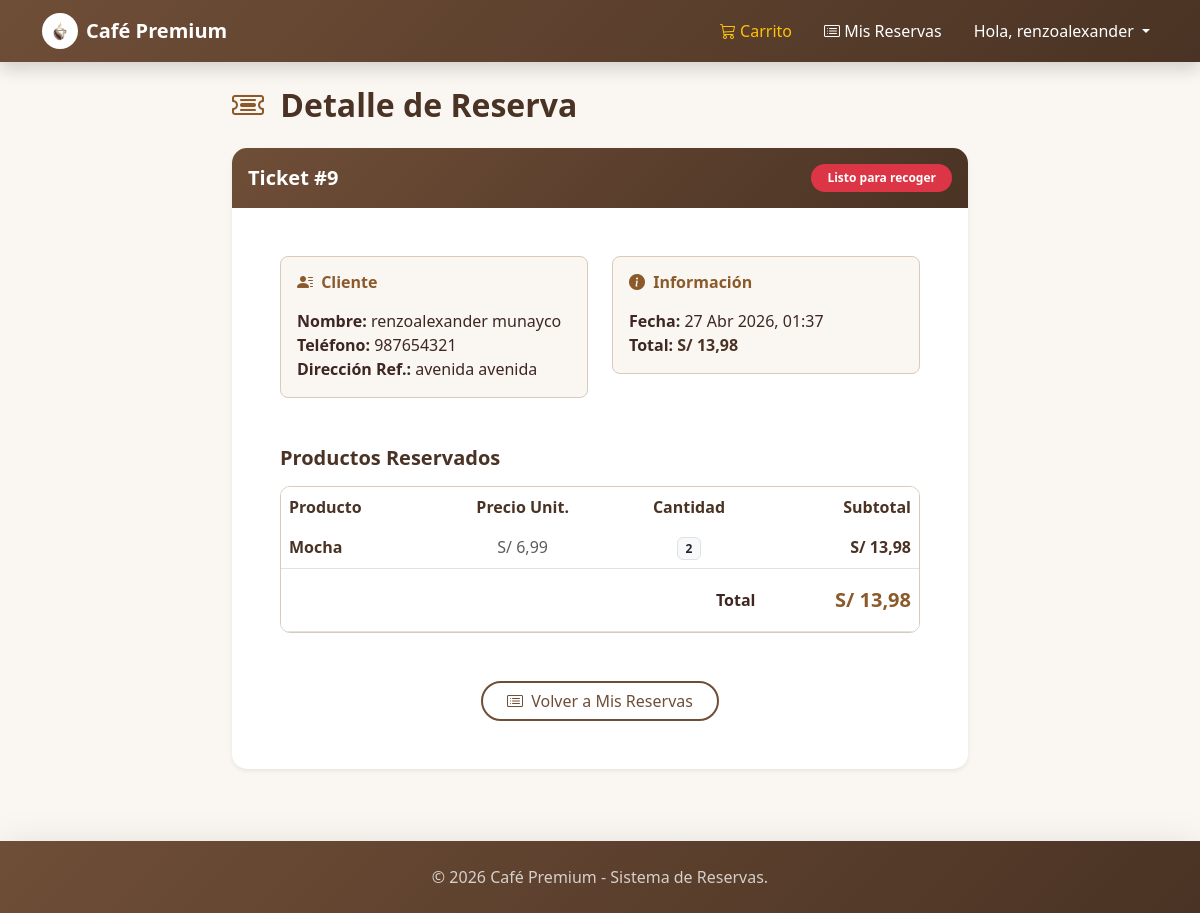
Page /orders/9/ (signed in) on the committed database.
### orders/models.py (models this page shows, shortened)
class Order(models.Model):
    STATUS_CHOICES = (
        ('Pendiente', 'Pendiente'),
        ('Listo', 'Listo para recoger'),
        ('Entregado', 'Entregado'),
        ('Cancelado', 'Cancelado'),
    )
    first_name = models.CharField(max_length=100)
    last_name = models.CharField(max_length=100)
    email = models.EmailField()
    phone = models.CharField(max_length=20, blank=True)
    reference_address = models.CharField(max_length=250, blank=True)
    created = models.DateTimeField(auto_now_add=True)
    status = models.CharField(max_length=20, choices=STATUS_CHOICES, default='Pendiente')
    user = models.ForeignKey(settings.AUTH_USER_MODEL, on_delete=models.SET_NULL, null=True, blank=True)
    class Meta:
        ordering = ['-created']
        indexes = [
            models.Index(fields=['-created'])
        ]
    def get_total_cost(self):
        return sum(item.get_cost() for item in self.items.all())

class OrderItem(models.Model):
    order = models.ForeignKey(Order, related_name='items', on_delete=models.CASCADE)
    product = models.ForeignKey(Product, related_name='order_items', on_delete=models.CASCADE)
    price = models.DecimalField(max_digits=5,
                                decimal_places=2)
    quantity = models.PositiveIntegerField(default=1)
    def get_cost(self):
        return self.price * self.quantity

### mitienda/models.py (models this page shows, shortened)
class Product(models.Model):
    category = models.ForeignKey(Category,
                                 related_name='products',
                                 on_delete=models.CASCADE)
    name = models.CharField(max_length=200)
    slug = models.SlugField(max_length=200)
    image = models.ImageField(upload_to='',
                              blank=True)
    description = models.TextField(blank=True)
    price = models.DecimalField(max_digits=5,
                                decimal_places=2)
    stock = models.PositiveIntegerField(default=0)
    available = models.BooleanField(default=True)
    created = models.DateTimeField(auto_now=True)
    updated = models.DateTimeField(auto_now_add=True)
    class Meta:
        ordering = ['name']

### orders/views.py (the view)
# urls.py: path('<int:order_id>/', views.order_detail, name='order_detail'),
@login_required
def order_detail(request, order_id):
    order = get_object_or_404(Order, id=order_id, user=request.user)
    return render(request, 'orders/detail.html', {'order': order})

### orders/templates/orders/detail.html (shortened to what this page needs)
{% extends "base.html" %}
{% block content %}
<div class="row justify-content-center mt-4 mb-5">
    <div class="col-md-8">
        <h2 class="fw-bold mb-4" style="color: var(--coffee-dark);"><i class="bi bi-ticket-detailed me-2" style="color: var(--caramel);"></i> Detalle de Reserva</h2>
        <div class="card border-0 shadow-sm mb-4" style="border-radius: 15px; overflow: hidden;">
            <div class="card-header border-0 text-white py-3 d-flex justify-content-between align-items-center" style="background: linear-gradient(135deg, var(--coffee-light) 0%, var(--coffee-dark) 100%);">
                <h5 class="mb-0 fw-bold">Ticket #{{ order.id }}</h5>
                <span class="badge rounded-pill px-3 py-2" style="{% if order.status == 'pendiente' %}background-color: var(--caramel); color: white;{% elif order.status == 'listo' %}background-color: #198754; color: white;{% elif order.status == 'entregado' %}background-color: #0dcaf0; color: #000;{% else %}background-color: #dc3545; color: white;{% endif %}">
                    {{ order.get_status_display }}
                </span>
            </div>
            <div class="card-body p-4 p-md-5">
                <div class="row mb-5">
                    <div class="col-sm-6 mb-4 mb-sm-0">
                        <div class="p-3 rounded-3" style="background-color: var(--cream-bg); border: 1px solid var(--border-color);">
                            <h6 class="mb-3 fw-bold" style="color: var(--caramel);"><i class="bi bi-person-lines-fill me-1"></i> Cliente</h6>
                            <div style="color: var(--text-dark);"><strong>Nombre:</strong> {{ order.first_name }} {{ order.last_name }}</div>
                            <div style="color: var(--text-dark);"><strong>Teléfono:</strong> {{ order.phone }}</div>
                            <div style="color: var(--text-dark);"><strong>Dirección Ref.:</strong> {{ order.reference_address|default:"-" }}</div>
                        </div>
                    </div>
                    <div class="col-sm-6">
                        <div class="p-3 rounded-3" style="background-color: var(--cream-bg); border: 1px solid var(--border-color);">
                            <h6 class="mb-3 fw-bold" style="color: var(--caramel);"><i class="bi bi-info-circle-fill me-1"></i> Información</h6>
                            <div style="color: var(--text-dark);"><strong>Fecha:</strong> {{ order.created|date:"d M Y, H:i" }}</div>
                            <div style="color: var(--text-dark);"><strong>Total:</strong> <span class="fw-bold" style="color: var(--coffee-dark);">S/ {{ order.get_total_cost|floatformat:2 }}</span></div>
                        </div>
                    </div>
                </div>
                <h5 class="fw-bold mb-3" style="color: var(--coffee-dark);">Productos Reservados</h5>
                <div class="table-responsive" style="border-radius: 10px; border: 1px solid var(--border-color); overflow: hidden;">
                    <table class="table table-hover mb-0 align-middle">
                        <thead style="background-color: var(--cream-bg);">
                            <tr>
                                <th class="border-0" style="color: var(--coffee-dark);">Producto</th>
                                <th class="border-0 text-center" style="color: var(--coffee-dark);">Precio Unit.</th>
                                <th class="border-0 text-center" style="color: var(--coffee-dark);">Cantidad</th>
                                <th class="border-0 text-end" style="color: var(--coffee-dark);">Subtotal</th>
                            </tr>
                        </thead>
                        <tbody>
                            {% for item in order.items.all %}
                            <tr>
                                <td class="fw-bold" style="color: var(--coffee-dark);">{{ item.product.name }}</td>
                                <td class="text-center text-muted">S/ {{ item.price|floatformat:2 }}</td>
                                <td class="text-center"><span class="badge bg-light text-dark border">{{ item.quantity }}</span></td>
                                <td class="text-end fw-bold" style="color: var(--coffee-dark);">S/ {{ item.get_cost|floatformat:2 }}</td>
                            </tr>
                            {% endfor %}
                        </tbody>
                        <tfoot style="background-color: var(--cream-bg);">
                            <tr class="fw-bold">
                                <td colspan="3" class="text-end pt-3 pb-3" style="color: var(--text-dark);">Total</td>
                                <td class="text-end pt-3 pb-3" style="color: var(--caramel); font-size: 1.25rem;">S/ {{ order.get_total_cost|floatformat:2 }}</td>
                            </tr>
                        </tfoot>
                    </table>
                </div>
                <div class="mt-5 text-center">
                    <a href="{% url 'history' %}" class="btn btn-secondary rounded-pill px-4">
                        <i class="bi bi-card-list me-1"></i> Volver a Mis Reservas
                    </a>
                </div>
            </div>
        </div>
    </div>
</div>
{% endblock %}

### templates/base.html (shortened to what this page needs)
{% load static %}
<!DOCTYPE html>
<html lang="es">
<head>
    <link href="https://cdn.jsdelivr.net/npm/bootstrap@5.3.3/dist/css/bootstrap.min.css" rel="stylesheet">
    <link rel="stylesheet" href="https://cdn.jsdelivr.net/npm/bootstrap-icons@1.11.3/font/bootstrap-icons.min.css">
</head>
<body>
    <nav class="navbar navbar-expand-lg navbar-dark navbar-custom sticky-top shadow">
        <div class="container">
            <a class="navbar-brand fw-bold d-flex align-items-center" href="{% url 'tienda:product_list' %}">
                <img src="/media/logo.png" alt="Logo" width="36" height="36" class="me-2 rounded-circle bg-white p-1">
                Café Premium
            </a>
            <div class="collapse navbar-collapse" id="navbarNav">
                <ul class="navbar-nav ms-auto align-items-center">
                    <li class="nav-item me-3">
                        <a class="nav-link text-warning" href="{% url 'cart:cart_detail' %}">
                            <i class="bi bi-cart3"></i> Carrito
                        </a>
                    </li>
                    {% if request.user.is_authenticated %}
                    <li class="nav-item me-3">
                        <a class="nav-link text-white" href="{% url 'history' %}">
                            <i class="bi bi-card-list"></i> Mis Reservas
                        </a>
                    </li>
                    <li class="nav-item dropdown">
                        <a class="nav-link dropdown-toggle text-white" href="#" id="navbarDropdown" role="button" data-bs-toggle="dropdown" aria-expanded="false">
                            Hola, {{ request.user.first_name|default:request.user.username }}
                        </a>
                    </li>
                    {% endif %}
                </ul>
            </div>
        </div>
    </nav>
    <div class="container mt-4 mb-5">
        {% block content %}
        {% endblock %}
    </div>
    <footer class="navbar-custom text-white text-center py-4 mt-auto shadow-lg">
        <div class="container">
            <p class="mb-0 opacity-75">&copy; {% now "Y" %} Café Premium - Sistema de Reservas.</p>
        </div>
    </footer>
</body>
</html>

### templates/base.html (style rules this page uses)
:root { --coffee-dark: #4a3324; --coffee-light: #6f4e37; --caramel: #8b5a2b; --cream-bg: #faf7f2; --cream-card: #ffffff; --border-color: #d9caba; --text-dark: #3e2723; --text-muted: #8b7355; }
body { background-color: var(--cream-bg) !important; color: var(--text-dark); font-family: 'Segoe UI', system-ui, -apple-system, sans-serif; }
.btn-secondary { background-color: transparent !important; border: 2px solid var(--coffee-light) !important; color: var(--coffee-light) !important; transition: all 0.3s; }
.card { border-radius: 12px; border: 1px solid var(--border-color); background-color: var(--cream-card); box-shadow: 0 8px 24px rgba(111, 78, 55, 0.08); transition: transform 0.2s, box-shadow 0.2s; }
.navbar-custom { background: linear-gradient(135deg, var(--coffee-light) 0%, var(--coffee-dark) 100%); }

### rows in the picture
Order: id "9", status "Listo para recoger", first_name "renzoalexander", last_name "munayco", phone "987654321", reference_address "avenida avenida", created "27 Abr 2026, 01:37", get_total_cost "13,98"
OrderItem: product.name "Mocha", price "6,99", quantity "2", get_cost "13,98"

### other values in the picture
{{ request.user.first_name|default:request.user.username }} "renzoalexander"
